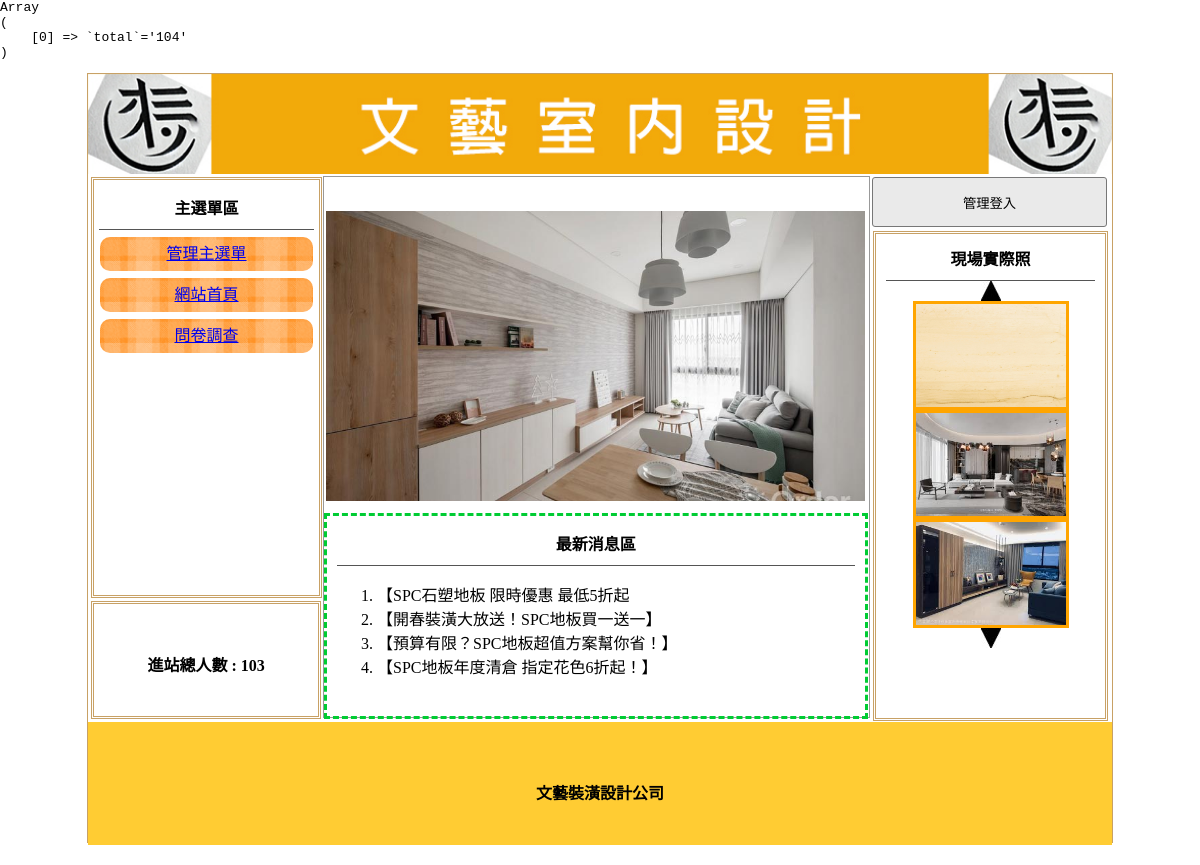
The page / on the database its author committed.
### tables this page shows
CREATE TABLE `titles` (
  `id` int(10) UNSIGNED NOT NULL,
  `img` text NOT NULL,
  `text` text NOT NULL,
  `sh` int(1) UNSIGNED NOT NULL DEFAULT 0
);

CREATE TABLE `menus` (
  `id` int(10) UNSIGNED NOT NULL,
  `href` text NOT NULL,
  `text` text NOT NULL,
  `sh` int(1) UNSIGNED NOT NULL DEFAULT 0,
  `main_id` int(10) UNSIGNED NOT NULL
);

CREATE TABLE `total` (
  `id` int(1) UNSIGNED NOT NULL,
  `total` int(10) UNSIGNED NOT NULL
);

CREATE TABLE `news` (
  `id` int(10) UNSIGNED NOT NULL,
  `text` text NOT NULL,
  `sh` int(1) UNSIGNED NOT NULL DEFAULT 0
);

CREATE TABLE `images` (
  `id` int(10) UNSIGNED NOT NULL,
  `img` text NOT NULL,
  `sh` int(1) UNSIGNED NOT NULL DEFAULT 0
);

CREATE TABLE `bottom` (
  `id` int(1) UNSIGNED NOT NULL,
  `bottom` text NOT NULL
);

### index.php (the view, shortened to what this page needs)
<?php include_once "api/db.php";
?>
<!DOCTYPE html
    PUBLIC "-//W3C//DTD XHTML 1.0 Transitional//EN" "http://www.w3.org/TR/xhtml1/DTD/xhtml1-transitional.dtd">
<html xmlns="http://www.w3.org/1999/xhtml">
<head>
    <link href="./css/css.css" rel="stylesheet" type="text/css">
</head>
<body>
    <div id="main">
        <a title="<?=$Title->find(['sh'=>1])['text'];?>" href="index.php">
            <div class="ti"
                style="background:url('./upload/<?=$Title->find(['sh'=>1])['img'];?>'); background-size:cover;"></div>
        </a>
        <div id="ms">
            <div id="lf" style="float:left;">
                <div id="menuput" class="dbor">
                    <span class="t botli">主選單區</span>
                    <?php
                      $mains=$Menu->all(['sh'=>1,'main_id'=>0]);
                      foreach($mains as $main){
                          echo "<div class='mainmu cent'>";
                          echo "<a href='{$main['href']}'>";
                          echo $main['text'];
                          echo "</a>";
                          echo "</div>";
                      }
                                         ?>
                </div>
                <div class="dbor" style="margin:3px; width:95%; height:20%; line-height:100px;">
                    <span class="t">進站總人數 :
                        <?=$Total->find(1)['total'];?></span>
                </div>
            </div>
            <?php
		$do=$_GET['do']??'main';
		$file="./front/{$do}.php";
		if(file_exists($file)){
			include $file;
		}else{
			include "./front/main.php";
		}
?>
            <div class="di di ad" style="height:540px; width:23%; padding:0px; margin-left:22px; float:left; ">
                <?php
                if(!isset($_SESSION['login'])){
                    ?>
                <button style="width:100%; margin-left:auto; margin-right:auto; margin-top:2px; height:50px;"
                    onclick="lo(&#39;?do=login&#39;)">管理登入</button>
                <?php
                }else{
                ?>
                <button style="width:100%; margin-left:auto; margin-right:auto; margin-top:2px; height:50px;"
                    onclick="lo(&#39;?admin.php&#39;)">返回管理</button>
                <?php
                }
                ?>
                <div style="width:89%; height:480px;" class="dbor">
                    <span class="t botli">現場實際照</span>
                    <div class='cent' id='up'>
                        <img src="./icon/up.jpg" alt="" srcset="">
                    </div>
                    <div class='cent'>
                        <?php
                         $imgs=$Image->all(['sh'=>1]);
                         foreach($imgs as $idx => $img){
                             echo "<div class='im' id='ssaa{$idx}'>";
                             echo "<img src='./upload/{$img['img']}' style='width:150px;height:103px;border:3px solid orange'>";
                             echo "</div>";
                         }
                        ?>
                    </div>
                    <div class='cent' id="dn">
                        <img src="./icon/dn.jpg" alt="">
                    </div>
                </div>
            </div>
        </div>
        <div
            style="width:1024px; left:0px; position:relative; background:#FC3; margin-top:4px; height:123px; display:block;">
            <span class="t" style="line-height:123px;"><?=$Bottom->find(1)['bottom'];?></span>
        </div>
    </div>
</body>
</html>

### api/db.php (shortened to what this page needs)
<?php
class DB{
    protected $dsn="mysql:host=localhost;charset=utf8;dbname=db10";
    protected $pdo;
    protected $table;
    function __construct($table){
        $this->table=$table;
        $this->pdo=new PDO($this->dsn,'root','');
    }
    function all(...$arg){
        $sql="SELECT * FROM $this->table ";
        if(!empty($arg[0])){
            if(is_array($arg[0])){
                $where=$this->a2s($arg[0]);
                $sql=$sql . " WHERE ". join(" && ",$where);
            }else{
                $sql .= $arg[0];
            }
        }
        if(!empty($arg[1])){
            $sql=$sql . $arg[1];
        }
        return $this->fetchAll($sql);
    }
    function find($id){
        $sql="SELECT * FROM $this->table ";
        if(is_array($id)){
            $where=$this->a2s($id);
            $sql=$sql . " WHERE ". join(" && ",$where);
        }else{
            $sql .= " WHERE `id`='$id' ";
        }
        return $this->fetchOne($sql);
    }
    function save($array){
        if(isset($array['id'])){
            $id=$array['id'];
            unset($array['id']);
            $set=$this->a2s($array);
            dd($set);
            $sql ="UPDATE $this->table SET ".join(',',$set)." where `id`='$id'";
        }else{
            $cols=array_keys($array);
            $sql="INSERT INTO $this->table (`".join("`,`",$cols)."`) VALUES('".join("','",$array)."')";
        }
        return $this->pdo->exec($sql);
    }
    function a2s($array){
        $tmp=[];
        foreach($array as $key => $value){
            $tmp[]="`$key`='$value'";
        }
        return $tmp;
    }
    protected function fetchOne($sql){
        return $this->pdo->query($sql)->fetch(PDO::FETCH_ASSOC);
    }
    protected function fetchAll($sql){
        return $this->pdo->query($sql)->fetchAll(PDO::FETCH_ASSOC);
    }
}
function dd($array){
    echo "<pre>";
    print_r($array);
    echo "</pre>";
}
$Title=new DB('titles');
$Image=new DB('images');
$News=new DB('news');
$Menu=new DB('Menus');
$Total=new DB('total');
$Bottom=new DB('bottom');
if(!isset($_SESSION['view'])){
    $total=$Total->find(1);
    $total['total']++;
    $Total->save($total);
}

### front/main.php (shortened to what this page needs)
<div class="di"
    style="height:540px; border:#999 1px solid; width:53.2%; margin:2px 0px 0px 0px; float:left; position:relative; left:20px;">
    <marquee scrolldelay="120" direction="left" style="position:absolute; width:100%; height:40px;">
    </marquee>
    <div style="height:32px; display:block;"></div>
    <div style="width:100%; padding:2px; height:290px;">
        <div id="mwww" loop="true" style="width:100%; height:100%;">
        </div>
    </div>
    <div
        style="width:95%; padding:2px; height:190px; margin-top:10px; padding:5px 10px 5px 10px; border:#0C3 dashed 3px; position:relative;">
        <span class="t botli">最新消息區
        </span>
        <ul class="ssaa" style="list-style-type:decimal;">
            <?php
     $all_news=$News->all(['sh'=>1]," limit 5");
     foreach($all_news as $n){
         echo "<li>";
         echo mb_substr($n['text'],0,20);
         echo "</li>";
     }
            ?>
        </ul>
    </div>
</div>

### css/css.css (style rules this page uses)
body { padding: 0px; margin: 0px; }
#main { width: 1024px; height: 768px; margin: 10px auto 10px auto; border: #C8A165 1px solid; position: relative; }
.ti { width: 100%; height: 100px; position: relative; background-size: cover; background-repeat: no-repeat; }
.dbor { border: #C8A165 double 3px; margin: 1px; padding: 2px 10px 2px 10px; }
.t { font-weight: 800; display: block; text-align: center; padding: 10px 1px 10px 1px; }
.botli { border-bottom: #555 1px solid; }
.mainmu { position: relative; border-radius: 10px; background: url(../icon/menu.fw.png) center no-repeat; background-size: cover; line-height: 30px; padding: 2px 10px 2px 10px; margin: 7px 1px 7px 1px; }
#lf { height: 540px; width: 21%; display: inline-block; }
#menuput { width: 100%; height: 75%; position: relative; padding: 5px; display: block; margin: 3px; }
.di { display: inline-block; }
.ad { margin: 1px; padding: 2px 10px 2px 10px; }
.cent { text-align: center; }
input, button { border: #777 1px solid; border-radius: 3px; background: #EAEAEA; padding: 5px; margin: 3px; }

### rows shown on the page
titles: img (picture)
menus: text "管理主選單"
menus: text "網站首頁"
menus: text "問卷調查"
total: total "103"
news: text "【SPC石塑地板 限時優惠 最低5折起"
news: text "【開春裝潢大放送！SPC地板買一送一】"
news: text "【預算有限？SPC地板超值方案幫你省！】"
news: text "【SPC地板年度清倉 指定花色6折起！】"
images: img (picture)
images: img (picture)
images: img (picture)
bottom: bottom "文藝裝潢設計公司"
